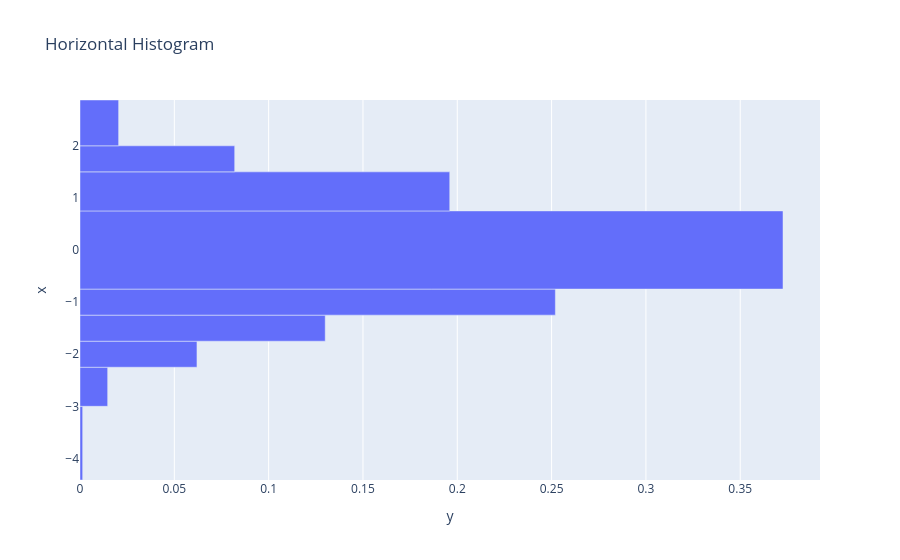

The code cell stored with this chart in its notebook:
### Markdown cell above
## Example 4: Horizontal Histogram

Orientation can be changed to horizontal by using the `y` parameter or setting `orientation='h'`.

### Code cell
fig = histogram(x=data, orientation="h", title="Horizontal Histogram")
fig.show()

### Figure 1 — Plotly figure (JSON) as saved in the notebook; plotly's stock layout.template omitted (floating-point values rounded to 4 significant figures)
{"data": [{"alignmentgroup": "True", "hovertemplate": "y=%{x}<br>x=%{y}<extra></extra>", "legendgroup": "", "marker": {"color": "#636efa", "pattern": {"shape": ""}}, "name": "", "offsetgroup": "", "orientation": "h", "showlegend": false, "type": "bar", "width": [1.414, 0.75, 0.5, 0.5, 0.5, 1.5, 0.75, 0.5, 0.8789], "x": [0.001414, 0.01467, 0.062, 0.13, 0.252, 0.3727, 0.196, 0.082, 0.02048], "xaxis": "x", "y": [-3.707, -2.625, -2.0, -1.5, -1.0, 0.0, 1.125, 1.75, 2.439], "yaxis": "y"}], "layout": {"legend": {"tracegroupgap": 0}, "title": {"text": "Horizontal Histogram"}, "xaxis": {"anchor": "y", "domain": [0, 1], "title": {"text": "y"}}, "yaxis": {"anchor": "x", "domain": [0, 1], "title": {"text": "x"}}}}
